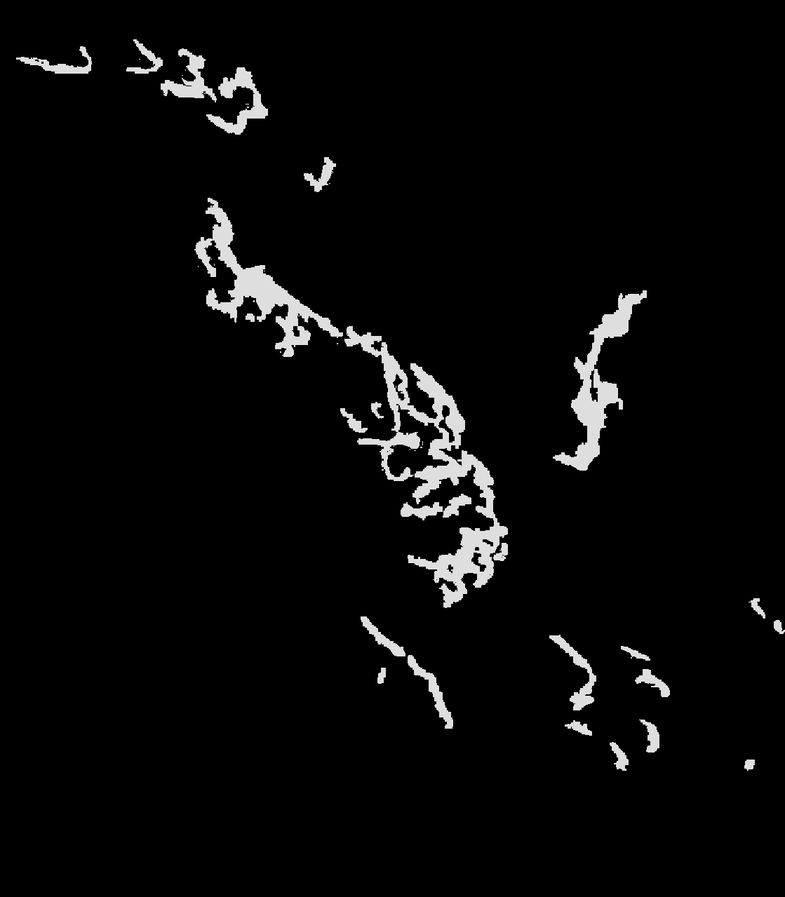
#> input picture Data/SData/LabelPng/esrange.png, 785 x 897 px, shrunk from 1119 x 1279 before the run, found by its file name; its folder holds 4 pictures in this run
$ python RandomClip.py
#> lines starting #> are read from the running program, lines starting #| are printed output that depends on the picture
import cv2
import os
import random


def random_crop(image, crop_height, crop_width):
    """
    从图像中随机裁剪出指定大小的区域

    :param image: 输入图像
    :param crop_height: 裁剪区域的高度
    :param crop_width: 裁剪区域的宽度
    :return: 裁剪后的图像
    """
    height, width, _ = image.shape

    # 确保裁剪尺寸不超过原图尺寸
    if crop_height > height or crop_width > width:
        raise ValueError("裁剪尺寸超过原图尺寸")

    # 计算随机起始点
    x_start = random.randint(0, width - crop_width)
    y_start = random.randint(0, height - crop_height)

    # 裁剪图像
    cropped_image = image[y_start:y_start + crop_height, x_start:x_start + crop_width]

    return cropped_image


def process_images(input_folder, output_folder, crop_height, crop_width, num_crops):
    """
    处理指定文件夹中的所有图片，随机裁剪并保存到输出文件夹

    :param input_folder: 输入图片文件夹
    :param output_folder: 输出图片文件夹
    :param crop_height: 裁剪区域的高度
    :param crop_width: 裁剪区域的宽度
    :param num_crops: 每张图片要裁剪出的图像数量
    """
#> called with input_folder = '../Data/SData/Labelpng', output_folder = '../Data/PData/Test/Label', crop_height = 128, crop_width = 128, num_crops = 5
    if not os.path.exists(output_folder):
        os.makedirs(output_folder)

    crop_count = 0  # 初始化裁剪图像的计数器

    for filename in os.listdir(input_folder):
        if filename.endswith(".png"):
            image_path = os.path.join(input_folder, filename)
            image = cv2.imread(image_path)
#> image is the input picture: shape (897, 785, 3); min 0, max 255, mean 8.8
            image = cv2.cvtColor(image, cv2.COLOR_BGR2RGB)

            for _ in range(num_crops):
                cropped_image = random_crop(image, crop_height, crop_width)
                crop_count += 1
                output_filename = f"{crop_count}.png"
                output_path = os.path.join(output_folder, output_filename)
                cropped_image = cv2.cvtColor(cropped_image, cv2.COLOR_RGB2BGR)
                cv2.imwrite(output_path, cropped_image)
                print(f"Processed {output_filename} and saved to {output_path}")
#> this loop made 5 passes
#> pass 1, in random_crop, `cropped_image = image[y_start:y_start + crop_height, x_start:x_start +..`:
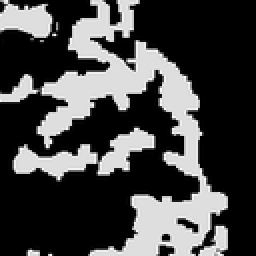
#> cropped_image: shape (128, 128, 3) (shown 2 times larger); min 0, max 255, mean 69.6
#> after the loop, crop_count = 5
#> pass 2 of the loop in process_images, `for filename in os.listdir(input_folder):`:
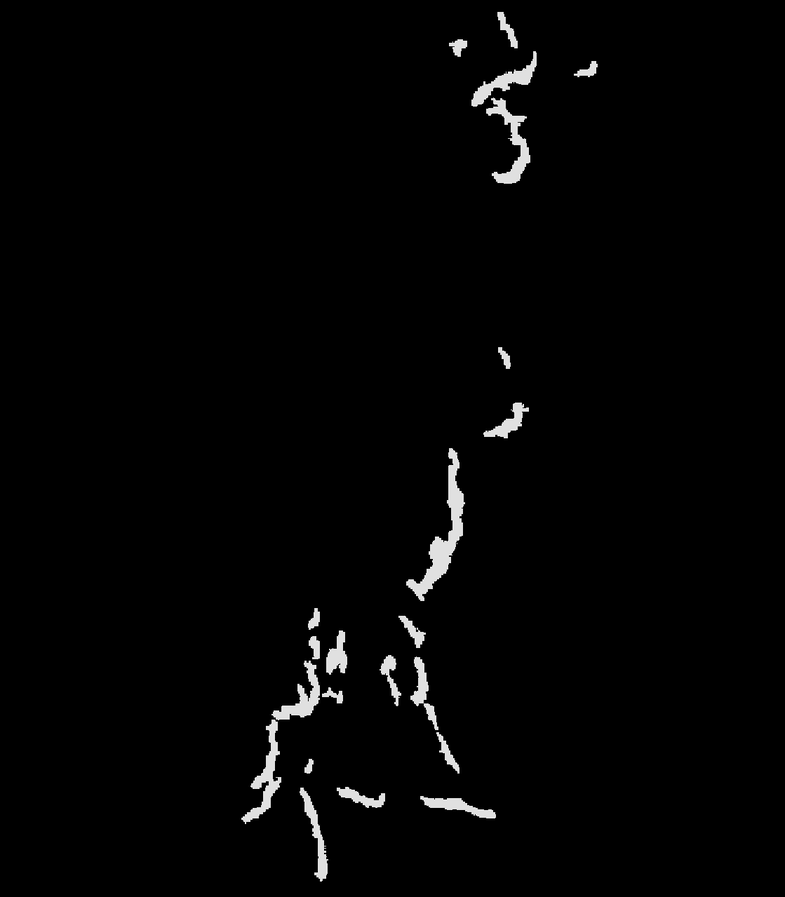
#> input picture Data/SData/LabelPng/huhtanen.png, 785 x 897 px, shrunk from 1119 x 1279 before the run, found by its file name
#> in process_images, image is the input picture: shape (897, 785, 3); min 0, max 255, mean 4
#> the loop in process_images, `for _ in range(num_crops):` made 5 passes
#> output_filename on passes 1 to 5: '6.png', '7.png', '8.png', '9.png', '10.png'
#> (printed output is left out)
#> pass 2, in random_crop (call 7), `cropped_image = image[y_start:y_start + crop_height, x_start:x_start +..`:
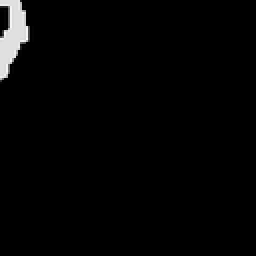
#> cropped_image: shape (128, 128, 3) (shown 2 times larger); min 0, max 255, mean 4.7
#> after the loop in process_images, `for _ in range(num_crops):`: crop_count = 10
#> pass 3 of the loop in process_images, `for filename in os.listdir(input_folder):`:
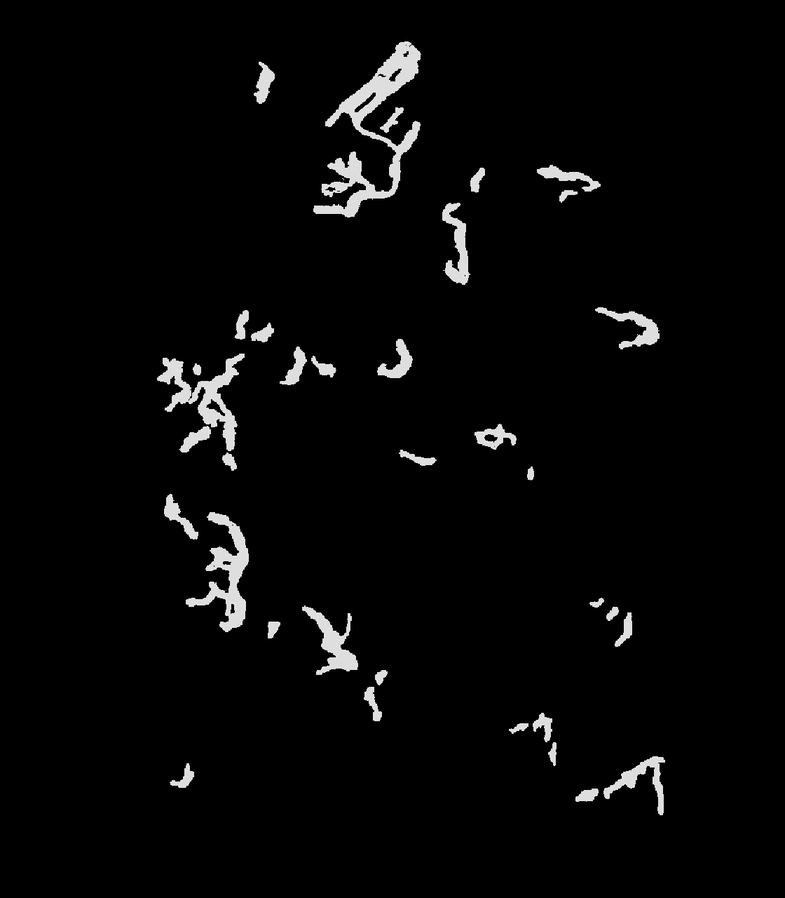
#> input picture Data/SData/LabelPng/karesuando.png, 785 x 898 px, shrunk from 1120 x 1280 before the run, found by its file name
#> in process_images, image is the input picture: shape (898, 785, 3); min 0, max 255, mean 6.9
#> the loop in process_images, `for _ in range(num_crops):` made 5 passes
#> output_filename on passes 1 to 5: '11.png', '12.png', '13.png', '14.png', '15.png'
#> (printed output is left out)
#> pass 2, in random_crop (call 12), `cropped_image = image[y_start:y_start + crop_height, x_start:x_start +..`:
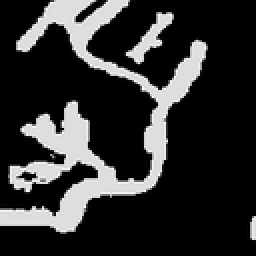
#> cropped_image: shape (128, 128, 3) (shown 2 times larger); min 0, max 255, mean 48.2
#> pass 3, in random_crop (call 13), `cropped_image = image[y_start:y_start + crop_height, x_start:x_start +..`:
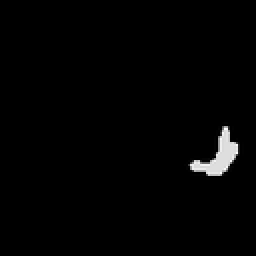
#> cropped_image: shape (128, 128, 3) (shown 2 times larger); min 0, max 255, mean 3.3
#> after the loop in process_images, `for _ in range(num_crops):`: crop_count = 15
#> the loop made 4 passes; the first 3 are shown


# 设置输入文件夹和输出文件夹路径
input_folder = '../Data/SData/Labelpng'
output_folder = '../Data/PData/Test/Label'

# 设置裁剪尺寸
crop_height = 128  # 设置你想要的高度
crop_width = 128  # 设置你想要的宽度
num_crops = 5  # 每张图片裁剪出的随机图像数量

# 处理图片
process_images(input_folder, output_folder, crop_height, crop_width, num_crops)
